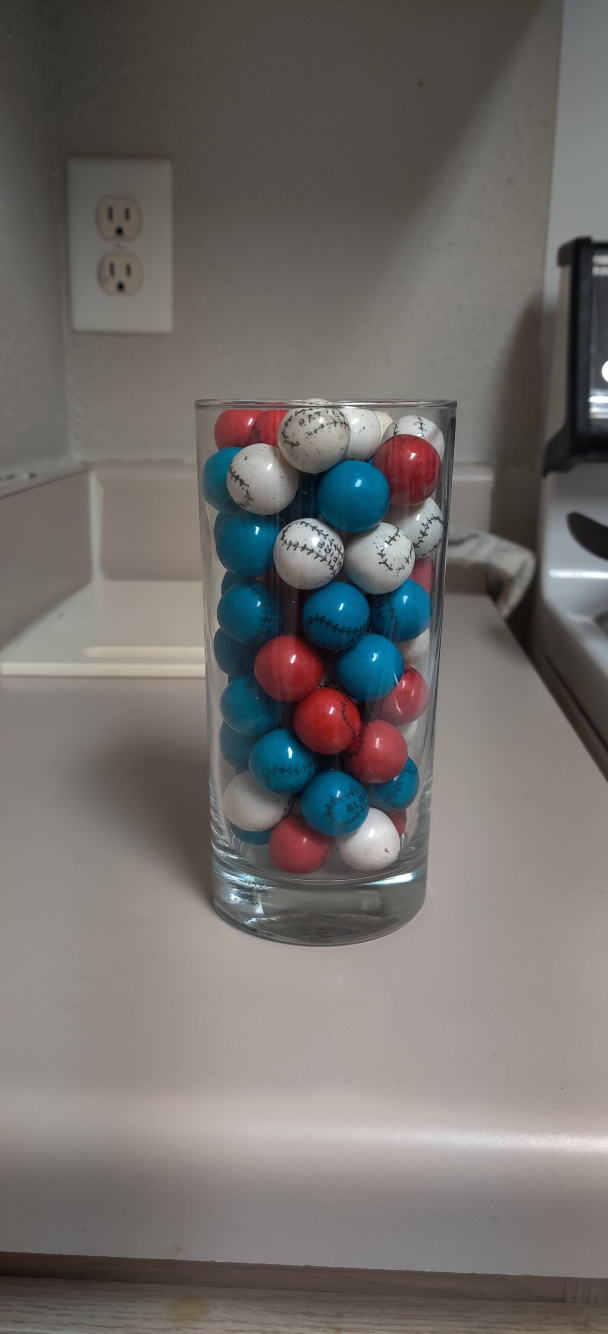
#> input picture tall_far.jpg, 1824 x 4000 px (shown at 1/3 size)
$ python GUMBALLGUESSER.py
#> lines starting #> are read from the running program, lines starting #| are printed output that depends on the picture
# -*- coding: utf-8 -*-
"""
Created on Sat Mar 27 11:09:03 2021

@author: lde741
"""


import cv2
import math

# get the coordinates of the points clicked on the image
# [63 lines left out: function click_event, not called in this run]

# driver function
if __name__=="__main__":
    clickCounter = 0
    font = cv2.FONT_HERSHEY_SIMPLEX

    # upload your image here
    img = cv2.imread("tall_far.jpg")
#> img is the input picture: shape (4000, 1824, 3); mean B, G, R 106.9, 110, 113.8

    #Resize the images if needed
    scale_percent = 30 # percent of original size
    width = int(img.shape[1] * scale_percent / 100)
#> width = 547
    height = int(img.shape[0] * scale_percent / 100)
#> height = 1200
    dim = (width, height)
#> dim = (547, 1200)
    resized = cv2.resize(img, dim, interpolation = cv2.INTER_AREA)
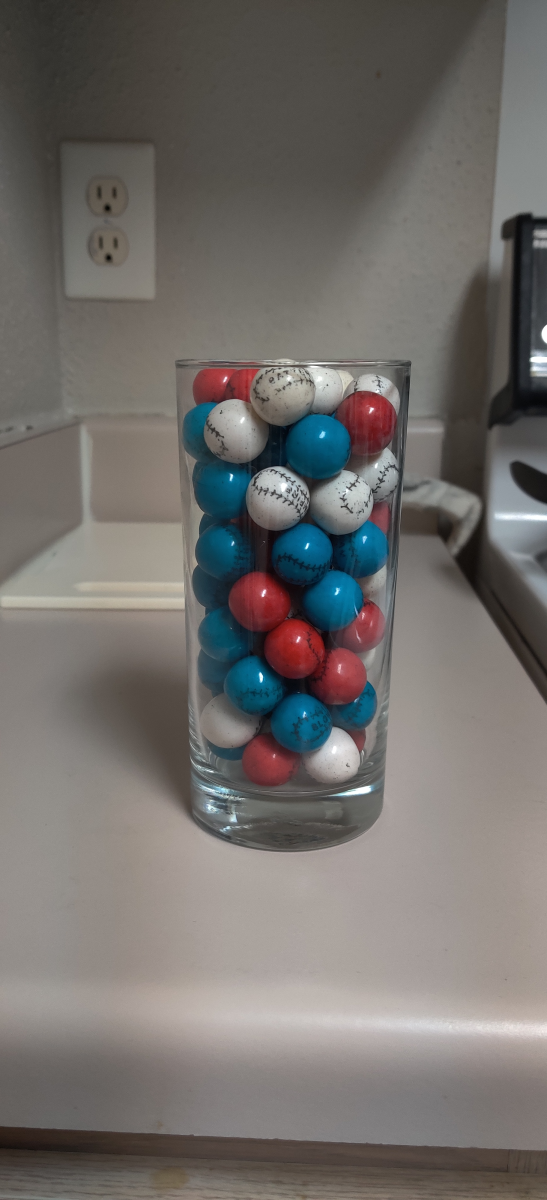
#> resized: shape (1200, 547, 3); mean B, G, R 106.9, 110, 113.8

    #BLACK RECTANGLE
    resized = cv2.rectangle(resized, (0,0), (width,80), (0,0,0), -1)

    cv2.putText(resized, 'Select the MIDDLE LEFT', (0,25),
                    font, 1, (255, 0, 0), 2)
    cv2.putText(resized, 'side of the contaner', (0,65),
                    font, 1, (255, 0, 0), 2)
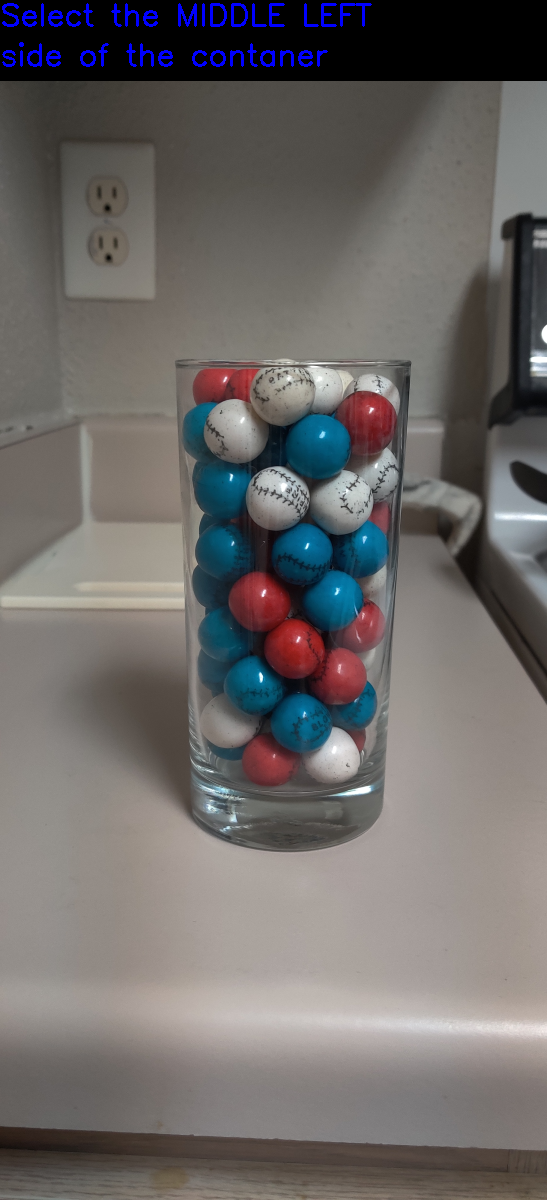
#> resized: shape (1200, 547, 3); mean B, G, R 104.2, 105.3, 108.8
    # displaying the image
    cv2.imshow('GUMBALL GUESSER', resized)

    # setting mouse hadler for the image
    # and calling the click_event() function
    cv2.setMouseCallback('GUMBALL GUESSER', click_event)

    # wait for a key to be pressed to exit
    cv2.waitKey(0)

    # close the window
    cv2.destroyAllWindows()

$ run again, with short_close.jpg copied over tall_far.jpg
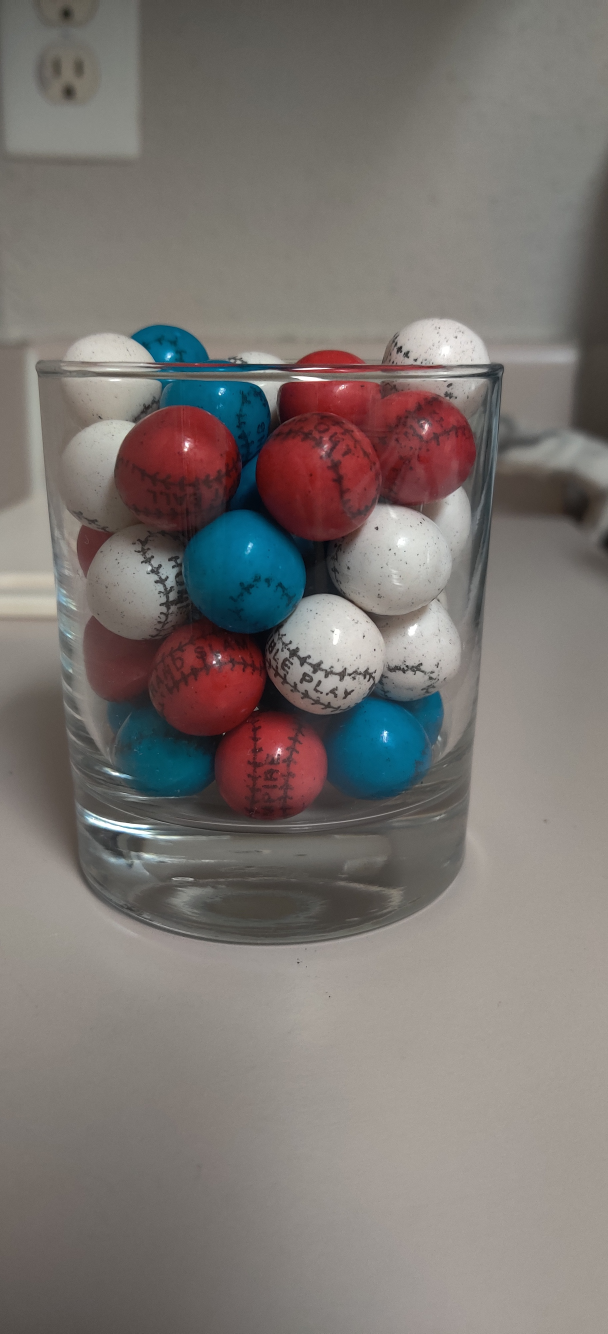
#> input picture short_close.jpg, 1824 x 4000 px (shown at 1/3 size)
#> img is the input picture: shape (4000, 1824, 3); mean B, G, R 113.8, 117.5, 123.5
#> `resized = cv2.resize(img, dim, interpolation = cv2.INTER_AREA)`:
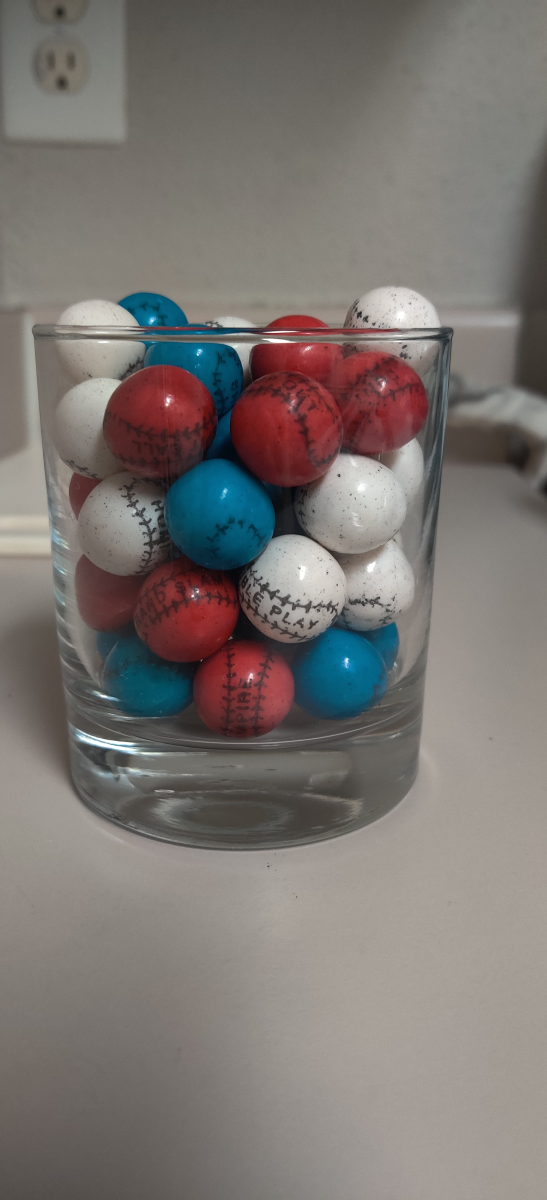
#> resized: shape (1200, 547, 3); mean B, G, R 113.8, 117.5, 123.5
#> `cv2.putText(resized, 'side of the contaner', (0,65), font, 1, (255, 0,..`:
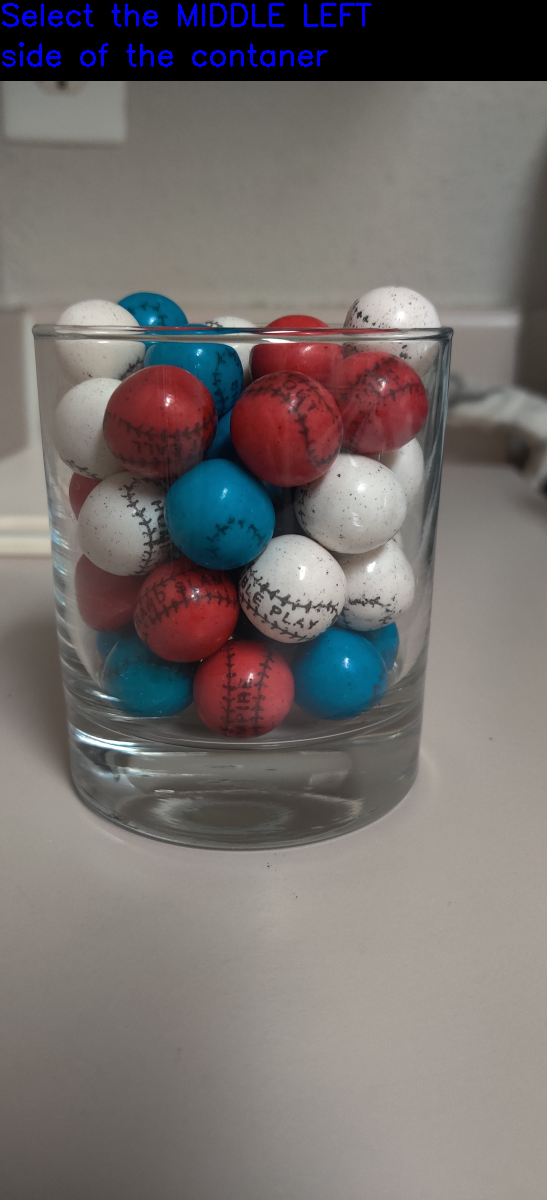
#> resized: shape (1200, 547, 3); mean B, G, R 109, 110.6, 116.4

$ run again, with tall_close.jpg copied over tall_far.jpg
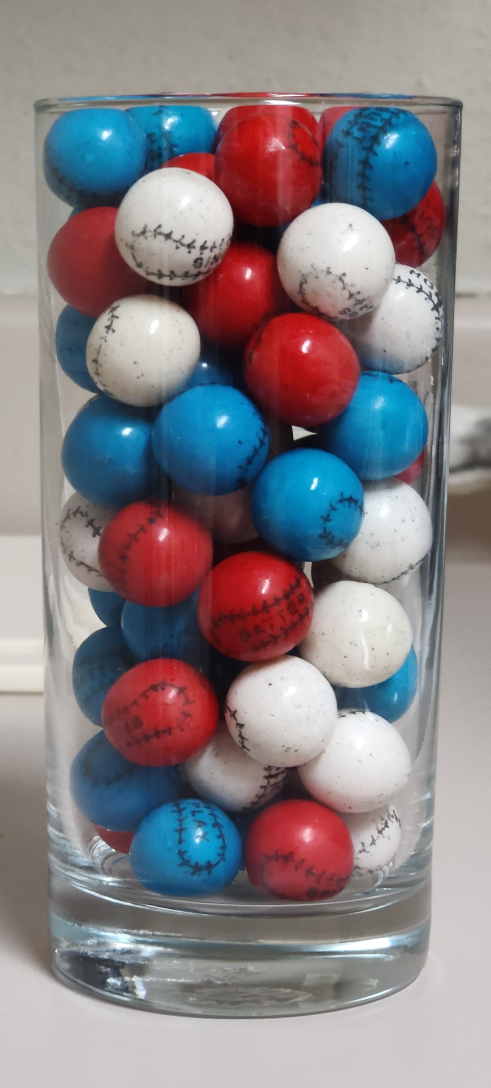
#> input picture tall_close.jpg, 1472 x 3264 px (shown at 1/3 size)
#> img is the input picture: shape (3264, 1472, 3); mean B, G, R 133.1, 128.7, 135.1
#> `resized = cv2.resize(img, dim, interpolation = cv2.INTER_AREA)`:
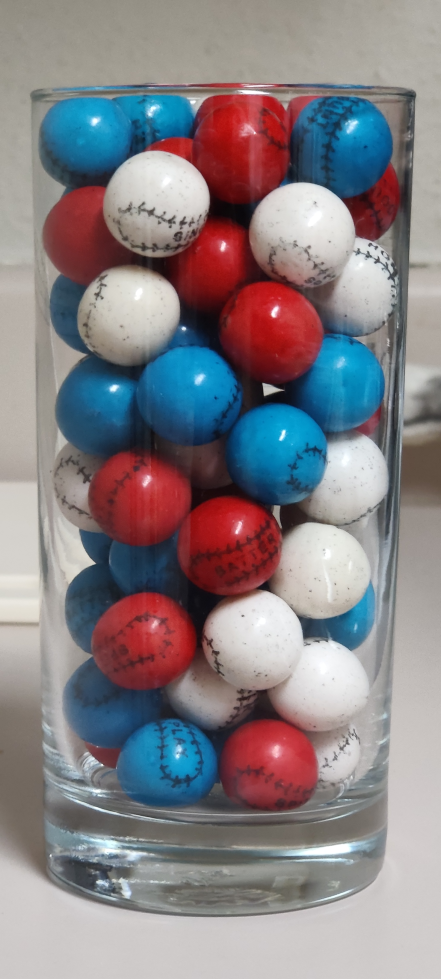
#> resized: shape (979, 441, 3); mean B, G, R 133.1, 128.7, 135.1
#> `cv2.putText(resized, 'side of the contaner', (0,65), font, 1, (255, 0,..`:
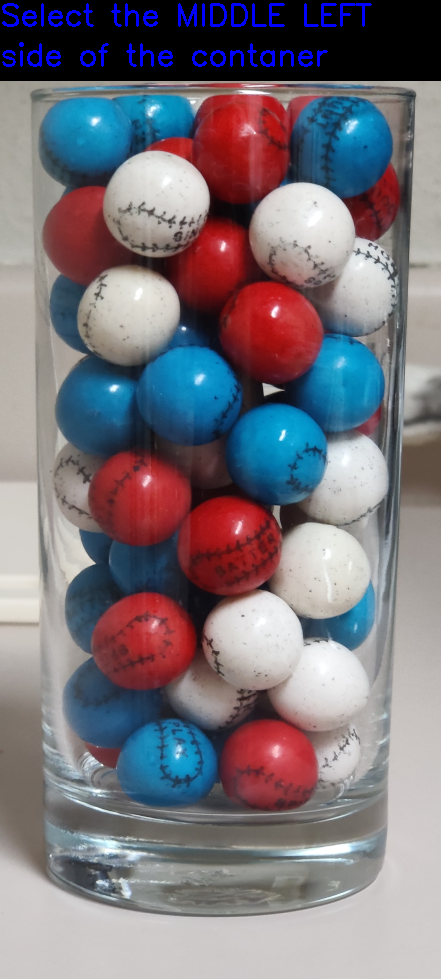
#> resized: shape (979, 441, 3); mean B, G, R 123.7, 115.8, 121.8
